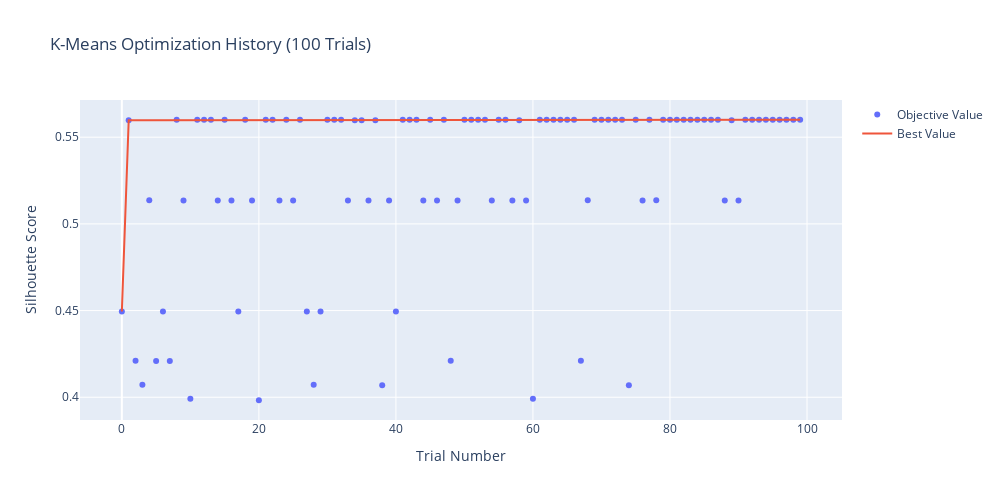

Notebook cell for this chart:
### Code cell
# Cell 8.1: Optuna Optimization History - K-Means
"""
Visualize how K-Means optimization improved over 100 trials.
Shows convergence to optimal hyperparameters.
"""
import optuna.visualization as vis

fig = vis.plot_optimization_history(study_kmeans)
fig.update_layout(
    title="K-Means Optimization History (100 Trials)",
    xaxis_title="Trial Number",
    yaxis_title="Silhouette Score",
    width=1000,
    height=500
)
fig.show()
